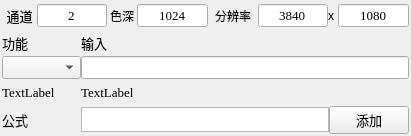
<?xml version="1.0" encoding="UTF-8"?>
<ui version="4.0">
 <class>SubForm_Data</class>
 <widget class="QWidget" name="SubForm_Data">
  <property name="geometry">
   <rect>
    <x>0</x>
    <y>0</y>
    <width>411</width>
    <height>136</height>
   </rect>
  </property>
  <property name="windowTitle">
   <string>Form</string>
  </property>
  <layout class="QGridLayout" name="gridLayout_4">
   <property name="leftMargin">
    <number>2</number>
   </property>
   <property name="topMargin">
    <number>2</number>
   </property>
   <property name="rightMargin">
    <number>2</number>
   </property>
   <property name="bottomMargin">
    <number>2</number>
   </property>
   <property name="spacing">
    <number>2</number>
   </property>
   <item row="0" column="1">
    <widget class="QStackedWidget" name="stackedWidget">
     <property name="font">
      <font>
       <pointsize>10</pointsize>
      </font>
     </property>
     <property name="frameShape">
      <enum>QFrame::Shape::NoFrame</enum>
     </property>
     <property name="currentIndex">
      <number>1</number>
     </property>
     <widget class="QWidget" name="page_normal">
      <layout class="QGridLayout" name="gridLayout_2">
       <property name="leftMargin">
        <number>0</number>
       </property>
       <property name="topMargin">
        <number>0</number>
       </property>
       <property name="rightMargin">
        <number>0</number>
       </property>
       <property name="bottomMargin">
        <number>0</number>
       </property>
       <property name="spacing">
        <number>0</number>
       </property>
       <item row="0" column="0">
        <layout class="QGridLayout" name="gridLayout">
         <property name="horizontalSpacing">
          <number>0</number>
         </property>
         <property name="verticalSpacing">
          <number>5</number>
         </property>
         <item row="1" column="0">
          <widget class="QSplitter" name="splitter">
           <property name="orientation">
            <enum>Qt::Orientation::Horizontal</enum>
           </property>
           <widget class="QLabel" name="label_name">
            <property name="minimumSize">
             <size>
              <width>0</width>
              <height>40</height>
             </size>
            </property>
            <property name="font">
             <font>
              <pointsize>12</pointsize>
              <bold>true</bold>
             </font>
            </property>
            <property name="text">
             <string>数据名称</string>
            </property>
           </widget>
           <widget class="QLineEdit" name="line_name">
            <property name="minimumSize">
             <size>
              <width>0</width>
              <height>40</height>
             </size>
            </property>
            <property name="font">
             <font>
              <pointsize>14</pointsize>
             </font>
            </property>
            <property name="text">
             <string/>
            </property>
           </widget>
          </widget>
         </item>
         <item row="2" column="0">
          <widget class="QSplitter" name="splitter_2">
           <property name="orientation">
            <enum>Qt::Orientation::Horizontal</enum>
           </property>
           <widget class="QLabel" name="label_text">
            <property name="minimumSize">
             <size>
              <width>0</width>
              <height>40</height>
             </size>
            </property>
            <property name="font">
             <font>
              <pointsize>12</pointsize>
              <bold>true</bold>
             </font>
            </property>
            <property name="text">
             <string>数据内容</string>
            </property>
           </widget>
           <widget class="QLineEdit" name="line_text">
            <property name="minimumSize">
             <size>
              <width>0</width>
              <height>40</height>
             </size>
            </property>
            <property name="font">
             <font>
              <family>Times New Roman</family>
              <pointsize>14</pointsize>
             </font>
            </property>
           </widget>
          </widget>
         </item>
         <item row="3" column="0">
          <widget class="QSplitter" name="splitter_3">
           <property name="orientation">
            <enum>Qt::Orientation::Horizontal</enum>
           </property>
           <widget class="QPushButton" name="button_data_confirm">
            <property name="minimumSize">
             <size>
              <width>0</width>
              <height>40</height>
             </size>
            </property>
            <property name="font">
             <font>
              <family>宋体</family>
              <pointsize>12</pointsize>
             </font>
            </property>
            <property name="text">
             <string>确认</string>
            </property>
           </widget>
           <widget class="QPushButton" name="button_data_cancel">
            <property name="minimumSize">
             <size>
              <width>0</width>
              <height>40</height>
             </size>
            </property>
            <property name="font">
             <font>
              <family>宋体</family>
              <pointsize>12</pointsize>
             </font>
            </property>
            <property name="text">
             <string>取消</string>
            </property>
           </widget>
          </widget>
         </item>
        </layout>
       </item>
      </layout>
     </widget>
     <widget class="QWidget" name="page_formula">
      <layout class="QGridLayout" name="gridLayout_6">
       <property name="leftMargin">
        <number>0</number>
       </property>
       <property name="topMargin">
        <number>0</number>
       </property>
       <property name="rightMargin">
        <number>0</number>
       </property>
       <property name="bottomMargin">
        <number>0</number>
       </property>
       <property name="spacing">
        <number>0</number>
       </property>
       <item row="0" column="0">
        <layout class="QGridLayout" name="gridLayout_5" rowstretch="0,0,0,0,0" columnstretch="2,0,10,0">
         <property name="sizeConstraint">
          <enum>QLayout::SizeConstraint::SetDefaultConstraint</enum>
         </property>
         <property name="spacing">
          <number>0</number>
         </property>
         <item row="0" column="0" colspan="4">
          <widget class="QWidget" name="config" native="true">
           <layout class="QHBoxLayout" name="horizontalLayout_3">
            <property name="spacing">
             <number>0</number>
            </property>
            <property name="leftMargin">
             <number>0</number>
            </property>
            <property name="topMargin">
             <number>0</number>
            </property>
            <property name="rightMargin">
             <number>0</number>
            </property>
            <property name="bottomMargin">
             <number>0</number>
            </property>
            <item>
             <widget class="QLabel" name="label_lane">
              <property name="minimumSize">
               <size>
                <width>35</width>
                <height>0</height>
               </size>
              </property>
              <property name="font">
               <font>
                <family>Times New Roman</family>
                <pointsize>10</pointsize>
               </font>
              </property>
              <property name="text">
               <string>通道</string>
              </property>
              <property name="alignment">
               <set>Qt::AlignmentFlag::AlignCenter</set>
              </property>
             </widget>
            </item>
            <item>
             <widget class="QLineEdit" name="lineEdit_lane">
              <property name="sizePolicy">
               <sizepolicy hsizetype="Preferred" vsizetype="Fixed">
                <horstretch>0</horstretch>
                <verstretch>0</verstretch>
               </sizepolicy>
              </property>
              <property name="font">
               <font>
                <family>Times New Roman</family>
                <pointsize>10</pointsize>
               </font>
              </property>
              <property name="text">
               <string>2</string>
              </property>
              <property name="alignment">
               <set>Qt::AlignmentFlag::AlignCenter</set>
              </property>
             </widget>
            </item>
            <item>
             <widget class="QLabel" name="label_color_depth">
              <property name="minimumSize">
               <size>
                <width>30</width>
                <height>0</height>
               </size>
              </property>
              <property name="font">
               <font>
                <family>Times New Roman</family>
                <pointsize>9</pointsize>
               </font>
              </property>
              <property name="text">
               <string>色深</string>
              </property>
              <property name="alignment">
               <set>Qt::AlignmentFlag::AlignCenter</set>
              </property>
             </widget>
            </item>
            <item>
             <widget class="QLineEdit" name="lineEdit_color_depth">
              <property name="sizePolicy">
               <sizepolicy hsizetype="Preferred" vsizetype="Fixed">
                <horstretch>0</horstretch>
                <verstretch>0</verstretch>
               </sizepolicy>
              </property>
              <property name="font">
               <font>
                <family>Times New Roman</family>
                <pointsize>10</pointsize>
               </font>
              </property>
              <property name="text">
               <string>1024</string>
              </property>
              <property name="alignment">
               <set>Qt::AlignmentFlag::AlignCenter</set>
              </property>
             </widget>
            </item>
            <item>
             <widget class="QLabel" name="label_ppl">
              <property name="minimumSize">
               <size>
                <width>50</width>
                <height>0</height>
               </size>
              </property>
              <property name="maximumSize">
               <size>
                <width>16777215</width>
                <height>16777215</height>
               </size>
              </property>
              <property name="font">
               <font>
                <family>Times New Roman</family>
                <pointsize>9</pointsize>
               </font>
              </property>
              <property name="text">
               <string>分辨率</string>
              </property>
              <property name="alignment">
               <set>Qt::AlignmentFlag::AlignCenter</set>
              </property>
             </widget>
            </item>
            <item>
             <widget class="QLineEdit" name="lineEdit_width">
              <property name="sizePolicy">
               <sizepolicy hsizetype="Preferred" vsizetype="Fixed">
                <horstretch>0</horstretch>
                <verstretch>0</verstretch>
               </sizepolicy>
              </property>
              <property name="font">
               <font>
                <family>Times New Roman</family>
                <pointsize>10</pointsize>
               </font>
              </property>
              <property name="text">
               <string>3840</string>
              </property>
              <property name="alignment">
               <set>Qt::AlignmentFlag::AlignCenter</set>
              </property>
             </widget>
            </item>
            <item>
             <widget class="QLabel" name="label_x">
              <property name="minimumSize">
               <size>
                <width>10</width>
                <height>0</height>
               </size>
              </property>
              <property name="maximumSize">
               <size>
                <width>10</width>
                <height>31</height>
               </size>
              </property>
              <property name="font">
               <font>
                <pointsize>9</pointsize>
               </font>
              </property>
              <property name="text">
               <string>x</string>
              </property>
             </widget>
            </item>
            <item>
             <widget class="QLineEdit" name="lineEdit_height">
              <property name="sizePolicy">
               <sizepolicy hsizetype="Preferred" vsizetype="Fixed">
                <horstretch>0</horstretch>
                <verstretch>0</verstretch>
               </sizepolicy>
              </property>
              <property name="font">
               <font>
                <family>Times New Roman</family>
                <pointsize>10</pointsize>
               </font>
              </property>
              <property name="text">
               <string>1080</string>
              </property>
              <property name="alignment">
               <set>Qt::AlignmentFlag::AlignCenter</set>
              </property>
             </widget>
            </item>
           </layout>
          </widget>
         </item>
         <item row="4" column="3">
          <widget class="QPushButton" name="pushButton_add_data">
           <property name="sizePolicy">
            <sizepolicy hsizetype="Preferred" vsizetype="Fixed">
             <horstretch>0</horstretch>
             <verstretch>0</verstretch>
            </sizepolicy>
           </property>
           <property name="minimumSize">
            <size>
             <width>0</width>
             <height>0</height>
            </size>
           </property>
           <property name="maximumSize">
            <size>
             <width>16777215</width>
             <height>16777215</height>
            </size>
           </property>
           <property name="font">
            <font>
             <family>Times New Roman</family>
             <pointsize>10</pointsize>
            </font>
           </property>
           <property name="text">
            <string>添加</string>
           </property>
          </widget>
         </item>
         <item row="2" column="0">
          <widget class="QComboBox" name="comboBox_address">
           <property name="sizePolicy">
            <sizepolicy hsizetype="Preferred" vsizetype="Fixed">
             <horstretch>0</horstretch>
             <verstretch>0</verstretch>
            </sizepolicy>
           </property>
          </widget>
         </item>
         <item row="1" column="0">
          <widget class="QLabel" name="label_5">
           <property name="maximumSize">
            <size>
             <width>16777215</width>
             <height>16777215</height>
            </size>
           </property>
           <property name="text">
            <string>功能</string>
           </property>
           <property name="alignment">
            <set>Qt::AlignmentFlag::AlignLeading|Qt::AlignmentFlag::AlignLeft|Qt::AlignmentFlag::AlignVCenter</set>
           </property>
          </widget>
         </item>
         <item row="1" column="1">
          <widget class="QLabel" name="label_7">
           <property name="maximumSize">
            <size>
             <width>16777215</width>
             <height>16777215</height>
            </size>
           </property>
           <property name="text">
            <string>输入</string>
           </property>
           <property name="alignment">
            <set>Qt::AlignmentFlag::AlignCenter</set>
           </property>
          </widget>
         </item>
         <item row="2" column="1" colspan="3">
          <widget class="QLineEdit" name="lineEdit_input">
           <property name="enabled">
            <bool>true</bool>
           </property>
           <property name="sizePolicy">
            <sizepolicy hsizetype="Preferred" vsizetype="Fixed">
             <horstretch>0</horstretch>
             <verstretch>0</verstretch>
            </sizepolicy>
           </property>
           <property name="alignment">
            <set>Qt::AlignmentFlag::AlignCenter</set>
           </property>
           <property name="readOnly">
            <bool>false</bool>
           </property>
          </widget>
         </item>
         <item row="4" column="1" colspan="2">
          <widget class="QTextEdit" name="textEdit_formula">
           <property name="sizePolicy">
            <sizepolicy hsizetype="Preferred" vsizetype="Fixed">
             <horstretch>0</horstretch>
             <verstretch>0</verstretch>
            </sizepolicy>
           </property>
           <property name="maximumSize">
            <size>
             <width>16777215</width>
             <height>25</height>
            </size>
           </property>
           <property name="readOnly">
            <bool>true</bool>
           </property>
          </widget>
         </item>
         <item row="4" column="0">
          <widget class="QLabel" name="label_9">
           <property name="sizePolicy">
            <sizepolicy hsizetype="Preferred" vsizetype="Fixed">
             <horstretch>0</horstretch>
             <verstretch>0</verstretch>
            </sizepolicy>
           </property>
           <property name="maximumSize">
            <size>
             <width>16777215</width>
             <height>16777215</height>
            </size>
           </property>
           <property name="font">
            <font>
             <family>Times New Roman</family>
             <pointsize>10</pointsize>
            </font>
           </property>
           <property name="text">
            <string>公式</string>
           </property>
          </widget>
         </item>
         <item row="3" column="0">
          <widget class="QLabel" name="label">
           <property name="sizePolicy">
            <sizepolicy hsizetype="Preferred" vsizetype="Preferred">
             <horstretch>0</horstretch>
             <verstretch>0</verstretch>
            </sizepolicy>
           </property>
           <property name="font">
            <font>
             <family>Times New Roman</family>
             <pointsize>10</pointsize>
            </font>
           </property>
           <property name="text">
            <string>TextLabel</string>
           </property>
          </widget>
         </item>
         <item row="3" column="1" colspan="3">
          <widget class="QLabel" name="label_2">
           <property name="font">
            <font>
             <family>Times New Roman</family>
             <pointsize>10</pointsize>
            </font>
           </property>
           <property name="text">
            <string>TextLabel</string>
           </property>
          </widget>
         </item>
        </layout>
       </item>
      </layout>
     </widget>
     <widget class="QWidget" name="page_old">
      <layout class="QGridLayout" name="gridLayout_11">
       <property name="leftMargin">
        <number>0</number>
       </property>
       <property name="topMargin">
        <number>0</number>
       </property>
       <property name="rightMargin">
        <number>0</number>
       </property>
       <property name="bottomMargin">
        <number>0</number>
       </property>
       <property name="spacing">
        <number>0</number>
       </property>
       <item row="0" column="0">
        <layout class="QGridLayout" name="gridLayout_10">
         <property name="spacing">
          <number>0</number>
         </property>
         <item row="2" column="1">
          <widget class="QLineEdit" name="lineEdit_addr">
           <property name="alignment">
            <set>Qt::AlignmentFlag::AlignCenter</set>
           </property>
          </widget>
         </item>
         <item row="1" column="1">
          <widget class="QLabel" name="label_14">
           <property name="text">
            <string>地址</string>
           </property>
           <property name="alignment">
            <set>Qt::AlignmentFlag::AlignCenter</set>
           </property>
          </widget>
         </item>
         <item row="2" column="0">
          <widget class="QLineEdit" name="lineEdit_head_">
           <property name="text">
            <string>40</string>
           </property>
           <property name="alignment">
            <set>Qt::AlignmentFlag::AlignCenter</set>
           </property>
           <property name="readOnly">
            <bool>false</bool>
           </property>
          </widget>
         </item>
         <item row="1" column="2">
          <widget class="QLabel" name="label_16">
           <property name="text">
            <string>饱和度</string>
           </property>
           <property name="alignment">
            <set>Qt::AlignmentFlag::AlignCenter</set>
           </property>
          </widget>
         </item>
         <item row="2" column="2">
          <widget class="QLineEdit" name="lineEdit_input_1">
           <property name="enabled">
            <bool>true</bool>
           </property>
           <property name="alignment">
            <set>Qt::AlignmentFlag::AlignCenter</set>
           </property>
           <property name="readOnly">
            <bool>false</bool>
           </property>
          </widget>
         </item>
         <item row="3" column="3">
          <widget class="QPushButton" name="pushButton_add_data_">
           <property name="minimumSize">
            <size>
             <width>0</width>
             <height>0</height>
            </size>
           </property>
           <property name="text">
            <string>添加</string>
           </property>
          </widget>
         </item>
         <item row="0" column="0" colspan="4">
          <widget class="QWidget" name="config_3" native="true">
           <layout class="QHBoxLayout" name="horizontalLayout_5">
            <property name="spacing">
             <number>0</number>
            </property>
            <property name="leftMargin">
             <number>0</number>
            </property>
            <property name="topMargin">
             <number>0</number>
            </property>
            <property name="rightMargin">
             <number>0</number>
            </property>
            <property name="bottomMargin">
             <number>0</number>
            </property>
            <item>
             <widget class="QLabel" name="label_lane_">
              <property name="minimumSize">
               <size>
                <width>35</width>
                <height>0</height>
               </size>
              </property>
              <property name="font">
               <font>
                <pointsize>9</pointsize>
               </font>
              </property>
              <property name="text">
               <string>通道</string>
              </property>
             </widget>
            </item>
            <item>
             <widget class="QComboBox" name="comb_box_lane_">
              <property name="minimumSize">
               <size>
                <width>70</width>
                <height>0</height>
               </size>
              </property>
              <item>
               <property name="text">
                <string>2</string>
               </property>
              </item>
              <item>
               <property name="text">
                <string>4</string>
               </property>
              </item>
              <item>
               <property name="text">
                <string>8</string>
               </property>
              </item>
              <item>
               <property name="text">
                <string>16</string>
               </property>
              </item>
             </widget>
            </item>
            <item>
             <widget class="QLabel" name="label_color_depth_">
              <property name="minimumSize">
               <size>
                <width>30</width>
                <height>0</height>
               </size>
              </property>
              <property name="font">
               <font>
                <pointsize>9</pointsize>
               </font>
              </property>
              <property name="text">
               <string>色深</string>
              </property>
             </widget>
            </item>
            <item>
             <widget class="QComboBox" name="comb_box_color_depth_">
              <property name="minimumSize">
               <size>
                <width>70</width>
                <height>25</height>
               </size>
              </property>
              <item>
               <property name="text">
                <string>1024</string>
               </property>
              </item>
              <item>
               <property name="text">
                <string>256</string>
               </property>
              </item>
             </widget>
            </item>
            <item>
             <widget class="QLabel" name="label_ppl_">
              <property name="minimumSize">
               <size>
                <width>50</width>
                <height>0</height>
               </size>
              </property>
              <property name="maximumSize">
               <size>
                <width>16777215</width>
                <height>16777215</height>
               </size>
              </property>
              <property name="font">
               <font>
                <pointsize>9</pointsize>
               </font>
              </property>
              <property name="text">
               <string>分辨率</string>
              </property>
             </widget>
            </item>
            <item>
             <widget class="QComboBox" name="comb_box_width_">
              <property name="minimumSize">
               <size>
                <width>70</width>
                <height>0</height>
               </size>
              </property>
              <item>
               <property name="text">
                <string>1920</string>
               </property>
              </item>
              <item>
               <property name="text">
                <string>2560</string>
               </property>
              </item>
              <item>
               <property name="text">
                <string>3840</string>
               </property>
              </item>
             </widget>
            </item>
            <item>
             <widget class="QLabel" name="label_x_">
              <property name="minimumSize">
               <size>
                <width>10</width>
                <height>0</height>
               </size>
              </property>
              <property name="maximumSize">
               <size>
                <width>10</width>
                <height>31</height>
               </size>
              </property>
              <property name="font">
               <font>
                <pointsize>9</pointsize>
               </font>
              </property>
              <property name="text">
               <string>x</string>
              </property>
             </widget>
            </item>
            <item>
             <widget class="QComboBox" name="comb_box_height_">
              <property name="minimumSize">
               <size>
                <width>70</width>
                <height>0</height>
               </size>
              </property>
              <item>
               <property name="text">
                <string>1080</string>
               </property>
              </item>
              <item>
               <property name="text">
                <string>1440</string>
               </property>
              </item>
              <item>
               <property name="text">
                <string>2160</string>
               </property>
              </item>
             </widget>
            </item>
           </layout>
          </widget>
         </item>
         <item row="1" column="0">
          <widget class="QLabel" name="label_13">
           <property name="text">
            <string>帧头</string>
           </property>
           <property name="alignment">
            <set>Qt::AlignmentFlag::AlignCenter</set>
           </property>
          </widget>
         </item>
         <item row="2" column="3">
          <widget class="QLineEdit" name="lineEdit_input_2">
           <property name="alignment">
            <set>Qt::AlignmentFlag::AlignCenter</set>
           </property>
           <property name="readOnly">
            <bool>false</bool>
           </property>
          </widget>
         </item>
         <item row="1" column="3">
          <widget class="QLabel" name="label_15">
           <property name="text">
            <string>对比度</string>
           </property>
           <property name="alignment">
            <set>Qt::AlignmentFlag::AlignCenter</set>
           </property>
          </widget>
         </item>
        </layout>
       </item>
      </layout>
     </widget>
    </widget>
   </item>
  </layout>
 </widget>
 <resources/>
 <connections/>
</ui>
